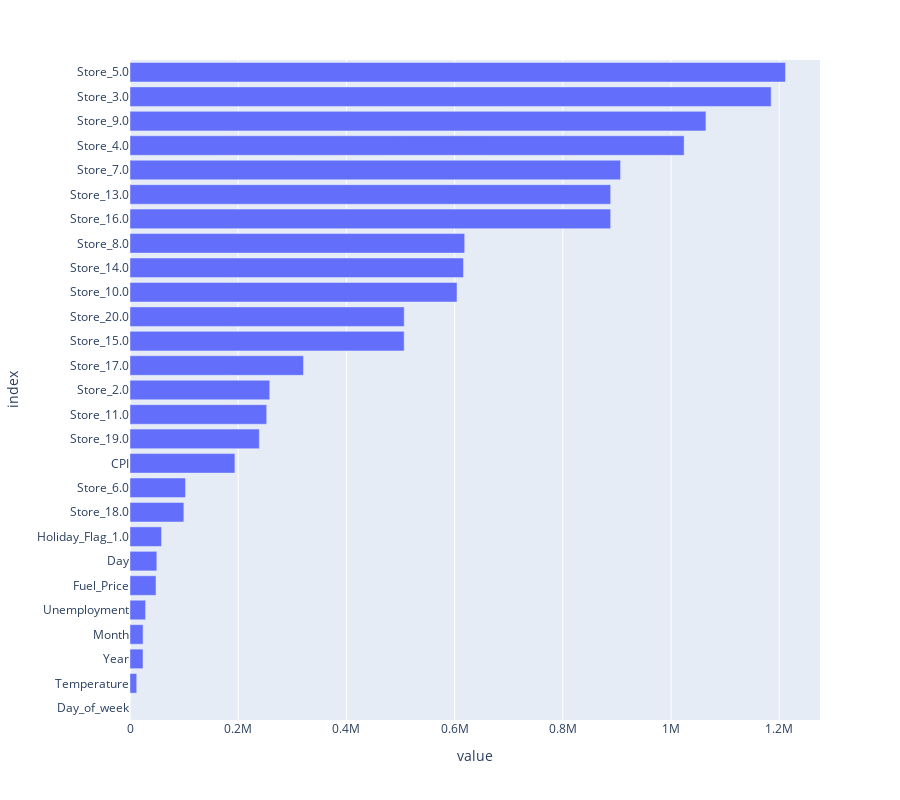

Notebook code for this chart:
### Code cell
fig = px.bar(feature_importance, orientation = 'h')
fig.update_layout(showlegend = False, height = 800,
                  margin = {'l': 120} 
                 )
fig.show()

### Figure 1 — Plotly figure (JSON) as saved in the notebook; plotly's stock layout.template omitted (floating-point values rounded to 4 significant figures)
{"data": [{"alignmentgroup": "True", "hovertemplate": "variable=coefficients<br>value=%{x}<br>index=%{y}<extra></extra>", "legendgroup": "coefficients", "marker": {"color": "#636efa", "pattern": {"shape": ""}}, "name": "coefficients", "offsetgroup": "coefficients", "orientation": "h", "showlegend": true, "textposition": "auto", "type": "bar", "x": [0, 12450.0, 24040.0, 24190.0, 28770.0, 48050.0, 49590.0, 58280.0, 99520.0, 102600.0, 193900.0, 239100.0, 252600.0, 258300.0, 320600.0, 506700.0, 506800.0, 604400.0, 616300.0, 618600.0, 888400.0, 888400.0, 906700.0, 1024000.0, 1064000.0, 1185000.0, 1212000.0], "xaxis": "x", "y": ["Day_of_week", "Temperature", "Year", "Month", "Unemployment", "Fuel_Price", "Day", "Holiday_Flag_1.0", "Store_18.0", "Store_6.0", "CPI", "Store_19.0", "Store_11.0", "Store_2.0", "Store_17.0", "Store_15.0", "Store_20.0", "Store_10.0", "Store_14.0", "Store_8.0", "Store_16.0", "Store_13.0", "Store_7.0", "Store_4.0", "Store_9.0", "Store_3.0", "Store_5.0"], "yaxis": "y"}], "layout": {"barmode": "relative", "height": 800, "legend": {"title": {"text": "variable"}, "tracegroupgap": 0}, "margin": {"l": 120, "t": 60}, "showlegend": false, "xaxis": {"anchor": "y", "domain": [0, 1], "title": {"text": "value"}}, "yaxis": {"anchor": "x", "domain": [0, 1], "title": {"text": "index"}}}}
